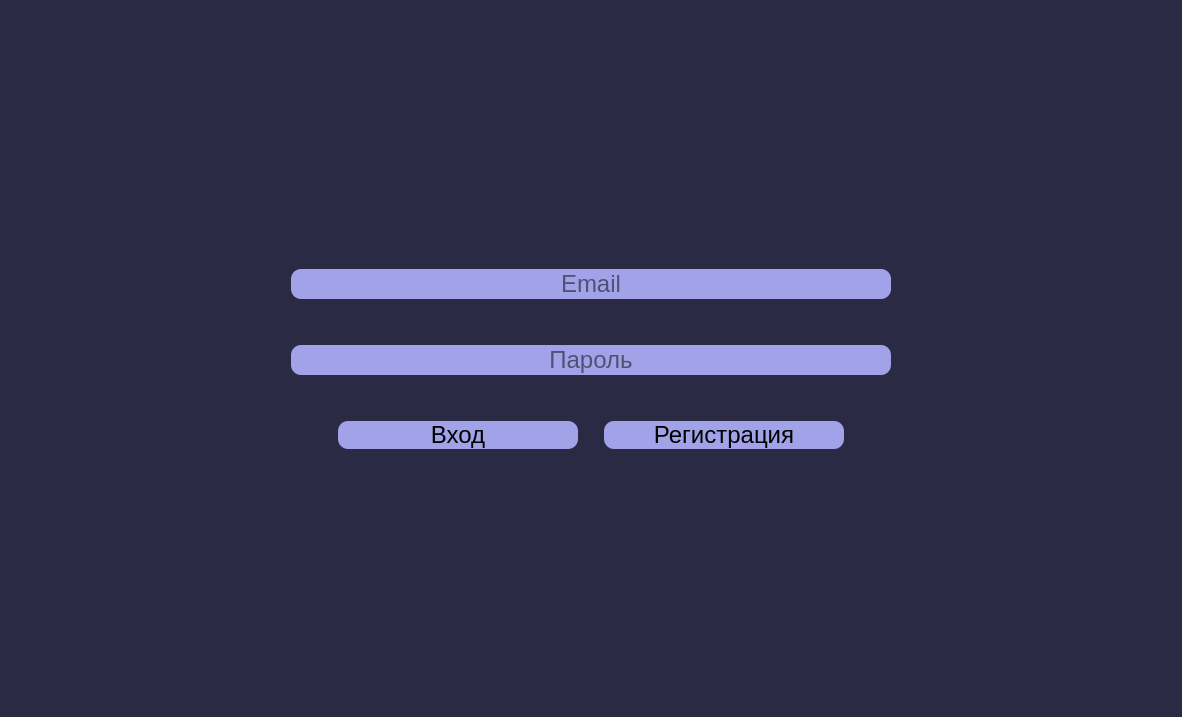
<?xml version="1.0" encoding="UTF-8"?>
<ui version="4.0">
 <class>MainWindow</class>
 <widget class="QMainWindow" name="MainWindow">
  <property name="geometry">
   <rect>
    <x>0</x>
    <y>0</y>
    <width>1182</width>
    <height>717</height>
   </rect>
  </property>
  <property name="windowTitle">
   <string>MainWindow</string>
  </property>
  <widget class="QWidget" name="centralwidget">
   <layout class="QGridLayout" name="gridLayout">
    <property name="leftMargin">
     <number>0</number>
    </property>
    <property name="topMargin">
     <number>0</number>
    </property>
    <property name="rightMargin">
     <number>0</number>
    </property>
    <property name="bottomMargin">
     <number>0</number>
    </property>
    <property name="spacing">
     <number>0</number>
    </property>
    <item row="0" column="0">
     <widget class="QFrame" name="Frame">
      <property name="maximumSize">
       <size>
        <width>16777215</width>
        <height>16777215</height>
       </size>
      </property>
      <property name="styleSheet">
       <string notr="true">background: #2A2A44;</string>
      </property>
      <layout class="QVBoxLayout" name="libraryLayout">
       <item>
        <spacer name="verticalSpacer">
         <property name="orientation">
          <enum>Qt::Vertical</enum>
         </property>
         <property name="sizeHint" stdset="0">
          <size>
           <width>20</width>
           <height>40</height>
          </size>
         </property>
        </spacer>
       </item>
       <item>
        <layout class="QHBoxLayout" name="emailHorizontalLayout">
         <item>
          <widget class="QLineEdit" name="emailLineEdit">
           <property name="maximumSize">
            <size>
             <width>600</width>
             <height>16777215</height>
            </size>
           </property>
           <property name="font">
            <font>
             <pointsize>18</pointsize>
            </font>
           </property>
           <property name="layoutDirection">
            <enum>Qt::LeftToRight</enum>
           </property>
           <property name="styleSheet">
            <string notr="true">background: #A2A2E8;
border-radius: 10px;
</string>
           </property>
           <property name="alignment">
            <set>Qt::AlignCenter</set>
           </property>
           <property name="placeholderText">
            <string>Email</string>
           </property>
          </widget>
         </item>
        </layout>
       </item>
       <item>
        <layout class="QHBoxLayout" name="passwordHorizontalLayout">
         <item>
          <widget class="QLineEdit" name="passwordLineEdit">
           <property name="maximumSize">
            <size>
             <width>600</width>
             <height>16777215</height>
            </size>
           </property>
           <property name="font">
            <font>
             <pointsize>18</pointsize>
            </font>
           </property>
           <property name="styleSheet">
            <string notr="true">background: #A2A2E8;
border-radius: 10px;
margin-top: 40px;</string>
           </property>
           <property name="alignment">
            <set>Qt::AlignCenter</set>
           </property>
           <property name="placeholderText">
            <string>Пароль</string>
           </property>
          </widget>
         </item>
        </layout>
       </item>
       <item>
        <layout class="QHBoxLayout" name="buttonHorizontalLayout">
         <item>
          <spacer name="horizontalSpacer">
           <property name="orientation">
            <enum>Qt::Horizontal</enum>
           </property>
           <property name="sizeHint" stdset="0">
            <size>
             <width>40</width>
             <height>20</height>
            </size>
           </property>
          </spacer>
         </item>
         <item>
          <widget class="QPushButton" name="entrancePushButton">
           <property name="minimumSize">
            <size>
             <width>250</width>
             <height>0</height>
            </size>
           </property>
           <property name="maximumSize">
            <size>
             <width>300</width>
             <height>16777215</height>
            </size>
           </property>
           <property name="font">
            <font>
             <pointsize>18</pointsize>
            </font>
           </property>
           <property name="styleSheet">
            <string notr="true">background: #A2A2E8;
border-radius: 10px;
margin-top: 40px;
margin-right:10px;</string>
           </property>
           <property name="text">
            <string>Вход</string>
           </property>
          </widget>
         </item>
         <item>
          <widget class="QPushButton" name="registrationPushButton">
           <property name="minimumSize">
            <size>
             <width>250</width>
             <height>0</height>
            </size>
           </property>
           <property name="maximumSize">
            <size>
             <width>300</width>
             <height>16777215</height>
            </size>
           </property>
           <property name="font">
            <font>
             <pointsize>18</pointsize>
            </font>
           </property>
           <property name="styleSheet">
            <string notr="true">background: #A2A2E8;
border-radius: 10px;
margin-top:40px;
margin-left:10px;</string>
           </property>
           <property name="text">
            <string>Регистрация</string>
           </property>
          </widget>
         </item>
         <item>
          <spacer name="horizontalSpacer_2">
           <property name="orientation">
            <enum>Qt::Horizontal</enum>
           </property>
           <property name="sizeHint" stdset="0">
            <size>
             <width>40</width>
             <height>20</height>
            </size>
           </property>
          </spacer>
         </item>
        </layout>
       </item>
       <item>
        <spacer name="verticalSpacer_2">
         <property name="orientation">
          <enum>Qt::Vertical</enum>
         </property>
         <property name="sizeHint" stdset="0">
          <size>
           <width>20</width>
           <height>40</height>
          </size>
         </property>
        </spacer>
       </item>
      </layout>
     </widget>
    </item>
   </layout>
  </widget>
 </widget>
 <resources/>
 <connections/>
</ui>
